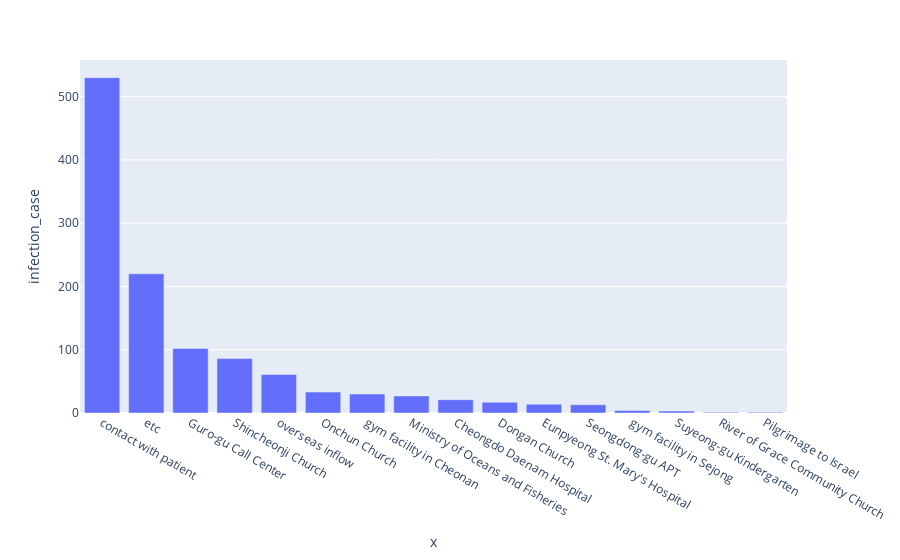

Notebook code for this chart:
### Code cell
fig_0 = px.bar(inf_count,x=inf_count.index, y='infection_case')
fig_0.show()

### Figure 1 — Plotly figure (JSON) as saved in the notebook; plotly's stock layout.template omitted (floating-point values rounded to 4 significant figures)
{"data": [{"alignmentgroup": "True", "hoverlabel": {"namelength": 0}, "hovertemplate": "x=%{x}<br>infection_case=%{y}", "legendgroup": "", "marker": {"color": "#636efa"}, "name": "", "offsetgroup": "", "orientation": "v", "showlegend": false, "textposition": "auto", "type": "bar", "x": ["contact with patient", "etc", "Guro-gu Call Center", "Shincheonji Church", "overseas inflow", "Onchun Church", "gym facility in Cheonan", "Ministry of Oceans and Fisheries", "Cheongdo Daenam Hospital", "Dongan Church", "Eunpyeong St. Mary's Hospital", "Seongdong-gu APT", "gym facility in Sejong", "Suyeong-gu Kindergarten", "River of Grace Community Church", "Pilgrimage to Israel"], "xaxis": "x", "y": [530, 220, 102, 86, 61, 33, 30, 27, 21, 17, 14, 13, 4, 3, 1, 1], "yaxis": "y"}], "layout": {"barmode": "relative", "legend": {"tracegroupgap": 0}, "margin": {"t": 60}, "xaxis": {"anchor": "y", "domain": [0, 1], "title": {"text": "x"}}, "yaxis": {"anchor": "x", "domain": [0, 1], "title": {"text": "infection_case"}}}}
